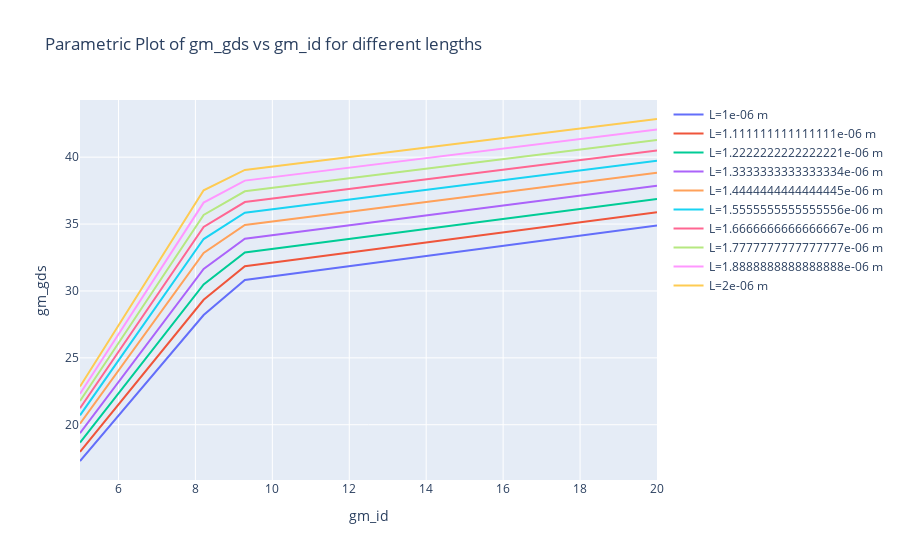

Write notebook code for a chart like this one.
### Markdown cell above
## $\mu_f$ vs ${g_m}\over{i_d}$ for different lengths

### Code cell
# The following one liner does the following.
# It looks up the value of Intrinsic gain (gm_gds or u_f)
# for the given range of gm_id.
# for the given lengths sweeps. the six linearly spaced gate source voltages from 0 to VDD and a source bulk voltage of 0.
gm_id_sweep = np.linspace(5, 20, 15)
length_sweep = np.linspace(L_MIN, L_MAX, 10)

gm_gds_nmos = np.array([look_up(nmos, 'gm_gds', gm_id=gm_id_sweep, length=length) for length in length_sweep])
#gm_gds_pmos = np.array([look_up(pmos, 'gm_gds', gm_id=-1*gm_id_sweep, length=length) for length in length_sweep])
fig = go.Figure()

for idx, length in enumerate(length_sweep):
    fig.add_trace(go.Scatter(x=gm_id_sweep, y=gm_gds_nmos[idx], mode='lines', name=f'L={length} m'))

fig.update_layout(title='Parametric Plot of gm_gds vs gm_id for different lengths', xaxis_title='gm_id', yaxis_title='gm_gds')
fig.show()

### Figure 1 — Plotly figure (JSON) as saved in the notebook; plotly's stock layout.template omitted (floating-point values rounded to 4 significant figures)
{"data": [{"mode": "lines", "name": "L=1e-06 m", "type": "scatter", "x": [5, 6.071, 7.143, 8.214, 9.286, 10.36, 11.43, 12.5, 13.57, 14.64, 15.71, 16.79, 17.86, 18.93, 20], "y": [17.29, 20.93, 24.57, 28.2, 30.82, 31.23, 31.63, 32.04, 32.45, 32.86, 33.26, 33.67, 34.08, 34.48, 34.89]}, {"mode": "lines", "name": "L=1.111111111111111e-06 m", "type": "scatter", "x": [5, 6.071, 7.143, 8.214, 9.286, 10.36, 11.43, 12.5, 13.57, 14.64, 15.71, 16.79, 17.86, 18.93, 20], "y": [17.98, 21.76, 25.55, 29.34, 31.85, 32.25, 32.65, 33.06, 33.46, 33.86, 34.27, 34.67, 35.07, 35.48, 35.88]}, {"mode": "lines", "name": "L=1.2222222222222221e-06 m", "type": "scatter", "x": [5, 6.071, 7.143, 8.214, 9.286, 10.36, 11.43, 12.5, 13.57, 14.64, 15.71, 16.79, 17.86, 18.93, 20], "y": [18.67, 22.61, 26.55, 30.49, 32.88, 33.28, 33.67, 34.07, 34.47, 34.87, 35.27, 35.67, 36.07, 36.47, 36.87]}, {"mode": "lines", "name": "L=1.3333333333333334e-06 m", "type": "scatter", "x": [5, 6.071, 7.143, 8.214, 9.286, 10.36, 11.43, 12.5, 13.57, 14.64, 15.71, 16.79, 17.86, 18.93, 20], "y": [19.37, 23.46, 27.56, 31.65, 33.9, 34.3, 34.69, 35.09, 35.48, 35.88, 36.27, 36.67, 37.06, 37.46, 37.85]}, {"mode": "lines", "name": "L=1.4444444444444445e-06 m", "type": "scatter", "x": [5, 6.071, 7.143, 8.214, 9.286, 10.36, 11.43, 12.5, 13.57, 14.64, 15.71, 16.79, 17.86, 18.93, 20], "y": [20.08, 24.33, 28.58, 32.84, 34.93, 35.32, 35.71, 36.1, 36.49, 36.89, 37.28, 37.67, 38.06, 38.45, 38.84]}, {"mode": "lines", "name": "L=1.5555555555555556e-06 m", "type": "scatter", "x": [5, 6.071, 7.143, 8.214, 9.286, 10.36, 11.43, 12.5, 13.57, 14.64, 15.71, 16.79, 17.86, 18.93, 20], "y": [20.7, 25.09, 29.49, 33.88, 35.84, 36.23, 36.62, 37.01, 37.4, 37.78, 38.17, 38.56, 38.95, 39.34, 39.72]}, {"mode": "lines", "name": "L=1.6666666666666667e-06 m", "type": "scatter", "x": [5, 6.071, 7.143, 8.214, 9.286, 10.36, 11.43, 12.5, 13.57, 14.64, 15.71, 16.79, 17.86, 18.93, 20], "y": [21.23, 25.75, 30.26, 34.78, 36.65, 37.03, 37.42, 37.8, 38.19, 38.58, 38.96, 39.35, 39.73, 40.12, 40.51]}, {"mode": "lines", "name": "L=1.7777777777777777e-06 m", "type": "scatter", "x": [5, 6.071, 7.143, 8.214, 9.286, 10.36, 11.43, 12.5, 13.57, 14.64, 15.71, 16.79, 17.86, 18.93, 20], "y": [21.77, 26.41, 31.05, 35.69, 37.45, 37.83, 38.22, 38.6, 38.98, 39.37, 39.75, 40.14, 40.52, 40.9, 41.29]}, {"mode": "lines", "name": "L=1.8888888888888888e-06 m", "type": "scatter", "x": [5, 6.071, 7.143, 8.214, 9.286, 10.36, 11.43, 12.5, 13.57, 14.64, 15.71, 16.79, 17.86, 18.93, 20], "y": [22.31, 27.07, 31.84, 36.6, 38.25, 38.63, 39.01, 39.39, 39.78, 40.16, 40.54, 40.92, 41.31, 41.69, 42.07]}, {"mode": "lines", "name": "L=2e-06 m", "type": "scatter", "x": [5, 6.071, 7.143, 8.214, 9.286, 10.36, 11.43, 12.5, 13.57, 14.64, 15.71, 16.79, 17.86, 18.93, 20], "y": [22.86, 27.75, 32.64, 37.53, 39.05, 39.43, 39.81, 40.19, 40.57, 40.95, 41.33, 41.71, 42.09, 42.47, 42.85]}], "layout": {"title": {"text": "Parametric Plot of gm_gds vs gm_id for different lengths"}, "xaxis": {"title": {"text": "gm_id"}}, "yaxis": {"title": {"text": "gm_gds"}}}}
